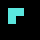

This game map was drawn from its Tiled (.tmx) file and the tilesets committed beside it. A one-line description and the full map source follow:
An orthogonal 5x5 tile map with 8x8 px tiles, 1 tile layer (interiors).

<map version="1.0" tiledversion="2017.07.26" orientation="orthogonal" renderorder="left-up" width="5" height="5" tilewidth="8" tileheight="8" nextobjectid="1">
 <tileset firstgid="1" source="interiors.tsx" />
 <layer name="interiors" width="5" height="5">
  <data encoding="csv">
0,0,0,0,0,
0,2,2,1,0,
0,2,1,1,0,
0,1,1,1,0,
0,0,0,0,0
</data>
 </layer>
</map>